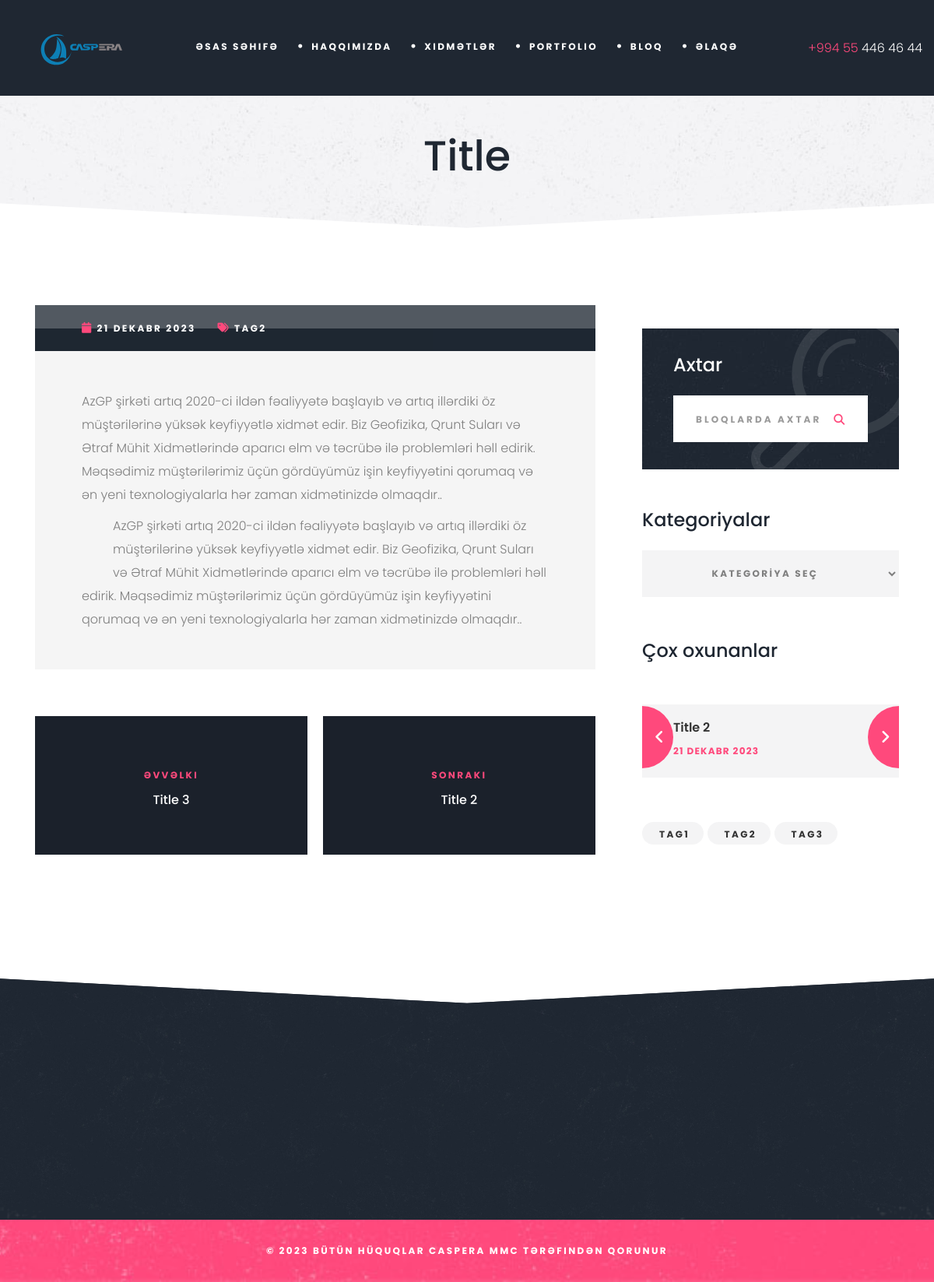
Page /bloqlar/title on the committed database.
### mainapp/models.py (models this page shows, shortened)
class BaseMixin(models.Model):
    slug = models.SlugField(unique=True,editable=False,blank=True,null=True)
    created_at = models.DateField(auto_now_add=True,blank=True,null=True,)
    seo_title = models.CharField(max_length=1200,null=True,blank=True,verbose_name='title for seo')
    seo_keyword = models.CharField(max_length=1200,null=True,blank=True,verbose_name='keyword for seo')
    seo_alt = models.CharField(max_length=1200,null=True,blank=True)
    seo_description = models.CharField(max_length=1200,null=True,blank=True,verbose_name='description for seo')
    class Meta:
        abstract = True

class Blog(BaseMixin):
    category = models.ForeignKey(Category,on_delete=models.SET_NULL,null=True)
    tag = models.ManyToManyField(Tag,null=True)
    title = models.CharField(max_length = 200)
    mainimage = models.ImageField()
    backimage = models.ImageField(null=True,blank=True)
    content = models.TextField()
    content_without_ck = models.CharField(max_length = 200)
    content_2 = models.TextField()
    content_without_ck_2 = models.CharField(max_length = 200)
    in_home = models.BooleanField(default=False)

class Tag(models.Model):
    name = models.CharField(max_length = 120)

### mainapp/views.py (the view)
# urls.py: path('bloqlar/<slug>',blogSingle,name='blogSingle'),
def blogSingle(request,slug):
    blog = get_object_or_404(Blog, slug=slug)
    related_blogs =  Blog.objects.all().exclude(id=blog.id)[0:3]
    categories = Category.objects.all().only('name','id')
    tags = Tag.objects.all()
    if len(related_blogs) > 4:
        related_blogs = related_blogs[0:4]
    next_blog = Blog.objects.exclude(id=blog.id).order_by('created_at').first()
    previous_blog = Blog.objects.exclude(id=blog.id).exclude(id=next_blog.id).order_by('-created_at').first()
    context = {
        'blog':blog,
        'recent_blogs':related_blogs,
        'next_blog':next_blog,
        'pre_blog':previous_blog,
        'categories':categories,
        'tags':tags
    }
    return render(request, 'blog-single.html',context)

### templates/blog-single.html (shortened to what this page needs)
<!DOCTYPE html>
{% load static %}
{% load i18n tz %}
<html class="no-js"><head>
	<link rel="stylesheet" href="{% static 'css/bootstrap.min.css' %}">
	<link rel="stylesheet" href="{% static 'css/animations.css' %}">
	<link rel="stylesheet" href="{% static 'css/font-awesome.css' %}">
	<link rel="stylesheet" href="{% static 'css/main2.css' %}" class="color-switcher-link">
	<link rel="stylesheet" href="https://cdnjs.cloudflare.com/ajax/libs/font-awesome/6.5.1/css/all.min.css" />
</head>
<body>
	<div id="canvas">
		<div id="box_wrapper">
			<header class="page_header ds">
				<div class="container-fluid">
					<div class="row align-items-center">
						<div class="col-xl-2 col-lg-3 col-11">
							<a href="./" class="logo text-center">
								<img style="aspect-ratio:7/3;object-fit:cover;filter: brightness(1.6);filter: saturate(2);" src="{% static 'sayt1.svg' %}" alt="">
							</a>
						</div>
						<div class="col-xl-8 col-lg-6 col-1 text-sm-center">
							<nav class="top-nav">
								<ul class="nav sf-menu">
									<li >
										<a href="{% url 'home' %}">Əsas səhifə</a>
									</li>
									<li>
										<a href="{% url 'about' %}">Haqqımızda</a>
									</li>
									<li>
										<a href="{% url 'services' %}">Xidmətlər</a>
									</li>
									<li>
										<a href="{% url 'portfolio' %}">Portfolio</a>
									</li>
									<li>
										<a href="{% url 'blogs' %}">Bloq</a>
									</li>
									<li >
										<a href="{% url 'contact' %}">Əlaqə</a>
									</li>
								</ul>
							</nav>
						</div>
						<div class="col-xl-2 col-lg-3 text-lg-left text-xl-right d-none d-lg-block">
							<div class="header_phone">
								<p>
									<a href="tel:+994554464644"><span>+994 55 </span> 446 46 44</a>
								</p>
							</div>
						</div>
					</div>
				</div>
			</header>
			<section class="page_title ls s-py-50 corner-title ls invise overflow-visible">
				<div class="container">
					<div class="row">
						<div class="col-md-12 text-center">
							<h1>{{ blog.title }}</h1>
						</div>
					</div>
				</div>
			</section>
			<section class="ls s-pt-30 s-pb-50 s-pt-lg-50 s-pb-lg-100 c-gutter-60 post2">
				<div class="container">
					<div class="row">
						<main class="col-lg-7 col-xl-8">
							<article class="vertical-item post type-post status-publish format-standard has-post-thumbnail">
								<div class="post-thumb ds">
									<div class="entry-meta post-icons small-text ">
										<i class="first fa fa-calendar color-main fs-14"></i>
										<a class="url fn n" href="#">{% language 'az' %}{{ blog.created_at }}{% endlanguage %}</a>
										<i class="fa fa-tags color-main fs-14"></i>
										{% for tag in blog.tag.all %}
										<a class="url fn n" href="/bloqlar?tag={{ tag.id }}">{{ tag.name }}</a>
										{% endfor %}
									</div>
								</div>
								<div class="item-content hero-bg blog-post blog-post1">
									<div class="entry-content">
										<p>
											{{ blog.content }}
										</p>
										<p>
											{{ blog.content_2 }}
										</p>
									</div>
								</div>
							</article>
							<nav class="navigation post-nav" role="navigation">
								<div class="nav-links">
									<div class="nav-previous cover-image s-overlay ds">
										<div class="post-nav-text-wrap">
											<span aria-hidden="true" class="nav-subtitle color-main">Əvvəlki</span>
											<p class="nav-title">
												{{ pre_blog.title }}
											</p>
										</div>
										<a href="{% url 'blogSingle' pre_blog.slug %}" rel="prev"></a>
									</div>
									<div class="nav-next next cover-image s-overlay ds">
										<div class="post-nav-text-wrap">
											<span aria-hidden="true" class="nav-subtitle color-main">Sonrakı</span>
											<p class="nav-title">
												{{ next_blog.title }}
											</p>
										</div>
										<a href="{% url 'blogSingle' next_blog.slug %}" rel="next"></a>
									</div>
								</div>
							</nav>
						</main>
						<aside class="col-lg-5 col-xl-4">
							<div class="widget widget_search ds texture-ds">
								<h6>Axtar</h6>
								<form role="search" method="get" class="search-form" action="{% url 'blogs' %}">
									<input type="search" id="search-form-widget" class="text-left search-field form-control" placeholder="Bloqlarda axtar" name="blog">
									<button type="submit" class="search-submit">
									</button>
								</form>
							</div>
							<div class="categories-dropdown">
								<div class="widget widget_categories dropdown">
									<h3 class="widget-title">Kategoriyalar</h3>
									<select name="category" id="cat" class="postform">
										<option value="0">Kategorİya seç</option>
									</select>
								</div>
							</div>
							<div class="widget widget_slider">
								<h3 class="widget-title">Çox oxunanlar</h3>
								<div class="item-media">
									<div class="owl-carousel gallery-owl-nav" data-nav="true" data-loop="false" data-autoplay="true" data-items="1" data-responsive-lg="1" data-responsive-md="1" data-responsive-sm="1" data-responsive-xs="1">
									{% for blog in recent_blogs %}
										<div class="vertical-item">
											<div class="item-media">
											</div>
											<div class="item-content widget-content ls ms">
												<p class="widget-content">
													<a href="{% url 'blogSingle' blog.slug %}">
														{{ blog.title }}
													</a>
												</p>
												<p class="item-meta link-a">
													<a href="{% url 'blogSingle' blog.slug %}">
														{% language 'az' %}{{ blog.created_at }}{% endlanguage %}
													</a>
												</p>
											</div>
										</div>
									{% endfor %}
									</div>
								</div>
							</div>
							<div class="widget widget_tag_cloud">
								<div class="tagcloud">
									{% for tag in tags %}
									<a href="/bloqlar?tag={{tag.id}}" id="tag-{{tag.id}}" class="tag-cloud-link">
										{{ tag.name }}
									</a>
									{% endfor %}
								</div>
							</div>
						</aside>
					</div>
				</div>
			</section>
			<footer class="page_footer corner-footer ds s-pt-30 s-pb-0 s-pb-lg-10 s-pb-xl-50 c-gutter-60 s-parallax">
				<div class="container">
					<div class="container">
						<div class="row">
						</div>
					</div>
				</div>
			</footer>
			<section class="page_copyright light-copy cs s-py-20 s-py-lg-5 s-parallax copyright">
				<div class="container">
					<div class="row align-items-center">
						<div class="col-md-12 text-center">
							<p>©
								<span class="copyright_year">2023</span> Bütün hüquqlar Caspera MMC tərəfindən qorunur</p>
						</div>
					</div>
				</div>
			</section>
		</div>
	</div>
</body></html>

### rows in the picture
Blog: title "Title", created_at "21 DEKABR 2023", content "AzGP şirkəti artıq 2020-ci ildən fəaliyyətə başlayıb və artıq illərdiki öz müştərilərinə yüksək keyfiyyətlə xidmət edir. Biz Geofizika, Qrunt Suları və Ətraf Mühit Xidmətlərində aparıcı elm və təcrübə ilə problemləri həll edirik. Məqsədimiz müştərilərimiz üçün gördüyümüz işin keyfiyyətini qorumaq və ən yeni texnologiyalarla hər zaman xidmətinizdə olmaqdır..", content_2 "AzGP şirkəti artıq 2020-ci ildən fəaliyyətə başlayıb və artıq illərdiki öz müştərilərinə yüksək keyfiyyətlə xidmət edir. Biz Geofizika, Qrunt Suları və Ətraf Mühit Xidmətlərində aparıcı elm və təcrübə ilə problemləri həll edirik. Məqsədimiz müştərilərimiz üçün gördüyümüz işin keyfiyyətini qorumaq və ən yeni texnologiyalarla hər zaman xidmətinizdə olmaqdır.."
Tag: name "TAG2"
Blog: title "Title 3"
Blog: title "Title 2", created_at "21 DEKABR 2023"
Tag: name "TAG1"
Tag: name "TAG3"
